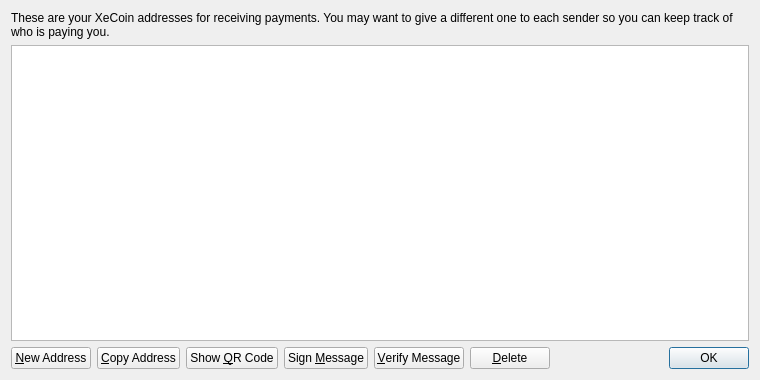
<?xml version="1.0" encoding="UTF-8"?>
<ui version="4.0">
 <class>AddressBookPage</class>
 <widget class="QWidget" name="AddressBookPage">
  <property name="geometry">
   <rect>
    <x>0</x>
    <y>0</y>
    <width>760</width>
    <height>380</height>
   </rect>
  </property>
  <property name="windowTitle">
   <string>Address Book</string>
  </property>
  <layout class="QVBoxLayout" name="verticalLayout">
   <item>
    <widget class="QLabel" name="labelExplanation">
     <property name="text">
      <string>These are your XeCoin addresses for receiving payments. You may want to give a different one to each sender so you can keep track of who is paying you.</string>
     </property>
     <property name="textFormat">
      <enum>Qt::PlainText</enum>
     </property>
     <property name="wordWrap">
      <bool>true</bool>
     </property>
    </widget>
   </item>
   <item>
    <widget class="QTableView" name="tableView">
     <property name="contextMenuPolicy">
      <enum>Qt::CustomContextMenu</enum>
     </property>
     <property name="toolTip">
      <string>Double-click to edit address or label</string>
     </property>
     <property name="tabKeyNavigation">
      <bool>false</bool>
     </property>
     <property name="alternatingRowColors">
      <bool>true</bool>
     </property>
     <property name="selectionMode">
      <enum>QAbstractItemView::SingleSelection</enum>
     </property>
     <property name="selectionBehavior">
      <enum>QAbstractItemView::SelectRows</enum>
     </property>
     <property name="sortingEnabled">
      <bool>true</bool>
     </property>
     <attribute name="verticalHeaderVisible">
      <bool>false</bool>
     </attribute>
    </widget>
   </item>
   <item>
    <layout class="QHBoxLayout" name="horizontalLayout">
     <item>
      <widget class="QPushButton" name="newAddressButton">
       <property name="toolTip">
        <string>Create a new address</string>
       </property>
       <property name="text">
        <string>&amp;New Address</string>
       </property>
       <property name="icon">
        <iconset resource="../bitcoin.qrc">
         <normaloff>:/icons/add</normaloff>:/icons/add</iconset>
       </property>
      </widget>
     </item>
     <item>
      <widget class="QPushButton" name="copyToClipboard">
       <property name="toolTip">
        <string>Copy the currently selected address to the system clipboard</string>
       </property>
       <property name="text">
        <string>&amp;Copy Address</string>
       </property>
       <property name="icon">
        <iconset resource="../bitcoin.qrc">
         <normaloff>:/icons/editcopy</normaloff>:/icons/editcopy</iconset>
       </property>
      </widget>
     </item>
     <item>
      <widget class="QPushButton" name="showQRCode">
       <property name="text">
        <string>Show &amp;QR Code</string>
       </property>
       <property name="icon">
        <iconset resource="../bitcoin.qrc">
         <normaloff>:/icons/qrcode</normaloff>:/icons/qrcode</iconset>
       </property>
      </widget>
     </item>
     <item>
      <widget class="QPushButton" name="signMessage">
       <property name="toolTip">
        <string>Sign a message to prove you own a XeCoin address</string>
       </property>
       <property name="text">
        <string>Sign &amp;Message</string>
       </property>
       <property name="icon">
        <iconset resource="../bitcoin.qrc">
         <normaloff>:/icons/edit</normaloff>:/icons/edit</iconset>
       </property>
      </widget>
     </item>
     <item>
      <widget class="QPushButton" name="verifyMessage">
       <property name="toolTip">
        <string>Verify a message to ensure it was signed with a specified XeCoin address</string>
       </property>
       <property name="text">
        <string>&amp;Verify Message</string>
       </property>
       <property name="icon">
        <iconset resource="../bitcoin.qrc">
         <normaloff>:/icons/transaction_0</normaloff>:/icons/transaction_0</iconset>
       </property>
      </widget>
     </item>
     <item>
      <widget class="QPushButton" name="deleteButton">
       <property name="toolTip">
        <string>Delete the currently selected address from the list</string>
       </property>
       <property name="text">
        <string>&amp;Delete</string>
       </property>
       <property name="icon">
        <iconset resource="../bitcoin.qrc">
         <normaloff>:/icons/remove</normaloff>:/icons/remove</iconset>
       </property>
      </widget>
     </item>
     <item>
      <spacer name="horizontalSpacer">
       <property name="orientation">
        <enum>Qt::Horizontal</enum>
       </property>
       <property name="sizeHint" stdset="0">
        <size>
         <width>40</width>
         <height>20</height>
        </size>
       </property>
      </spacer>
     </item>
     <item>
      <widget class="QDialogButtonBox" name="buttonBox">
       <property name="sizePolicy">
        <sizepolicy hsizetype="Maximum" vsizetype="Fixed">
         <horstretch>0</horstretch>
         <verstretch>0</verstretch>
        </sizepolicy>
       </property>
       <property name="standardButtons">
        <set>QDialogButtonBox::Ok</set>
       </property>
      </widget>
     </item>
    </layout>
   </item>
  </layout>
 </widget>
 <resources>
  <include location="../bitcoin.qrc"/>
 </resources>
 <connections/>
</ui>
